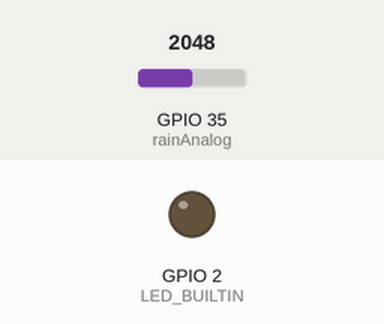
Simulated run of this sketch. Board: ESP32. Shown: output pins drawn as LEDs (lit = HIGH). Inputs (shaded band) come from the test bench; at power-on: GPIO 35 (rainAnalog) = 2048. WiFi joins after 1.5 s; servers stay silent unless stated; no MQTT or app messages arrive unless stated; what the sketch prints to the serial monitor is not drawn.

Above: at 0.1 s.
At 0.6 s:
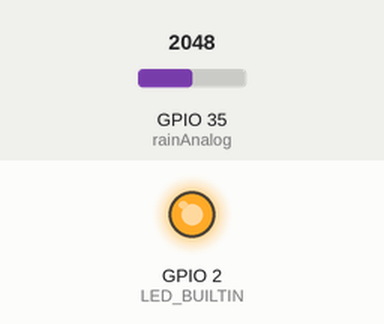
Timing chart, 0 to 2.5 s (numbered marks = the images above):
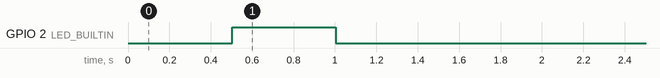

The sketch:

RAIN_one_sensor.ino
```cpp
#include "DHT.h"
#include <WiFi.h>
#include <Wire.h>
#include <WiFiClientSecure.h>
#include<PubSubClient.h>


#define WIFI_SSD "กรอก SSID"
#define WIFI_PASS "กรอก password"

#define MQTT_SERVER   "tailor.cloudmqtt.com"
#define MQTT_PORT       14090
#define MQTT_USERNAME "zpfdcyrx"
#define MQTT_PASSWORD "OypjtCmtYhqp"
#define MQTT_NAME     "ESSSSS"

#define rainAnalog 35


WiFiClient client;

PubSubClient mqtt(client);

void callback(char* topic, byte* payload, unsigned int length) {
  String topic_str = "";
  String payload_str = "";
  for (int j = 0 ; j < strlen(topic) ; j++) {
    topic_str += topic[j];
  }
  for (int i = 0 ; i < length ; i++) {
    Serial.print((char)payload[i]);
    payload_str += (char)payload[i];
  }

  Serial.print("[ ");
  Serial.print(topic);
  Serial.print(" ]");
  Serial.print(payload_str);

}

void setup() {
  Serial.begin(9600);
  Serial.println(F("DHTxx test!"));
  pinMode(LED_BUILTIN, OUTPUT);


  Serial.println();
  Serial.println();
  Serial.print("Connecting to ");
  Serial.println(WIFI_SSD);

  WiFi.mode(WIFI_STA);
  WiFi.begin(WIFI_SSD, WIFI_PASS);

  while (WiFi.status() != WL_CONNECTED) {
    delay(500);
    Serial.print(".");
    digitalWrite(LED_BUILTIN, !digitalRead(LED_BUILTIN));
  }

  digitalWrite(LED_BUILTIN, LOW);

  Serial.println("");
  Serial.println("WiFi connected");
  Serial.println("IP address: ");
  Serial.println(WiFi.localIP());

  mqtt.setServer(MQTT_SERVER, MQTT_PORT);
  mqtt.setCallback(callback);

  connectMQTT();

}


void loop() {

int rainAnalogVal = analogRead(rainAnalog);

  int map_value_rain=0;

    map_value_rain = map(rainAnalogVal , 4095 , 840 , 0 ,100);
  Serial.println(rainAnalogVal);
  Serial.println(map_value_rain);
  if(map_value_rain >= 100){
    Publish("TEST/MQTT_RAIN", String(map_value_rain));
    }else {
      Publish("TEST/MQTT_RAIN", String(map_value_rain));
      }
  delay(1500);


}

void connectMQTT() {
  Serial.print("MQTT connect... ");
  if (mqtt.connect(MQTT_NAME , MQTT_USERNAME , MQTT_PASSWORD )) {
    Serial.print("success");
  } else {
    Serial.print("Failed");
    delay(5000);
  }
  Serial.println();

}

void Publish(String key , String message) {
  char topic[100] , payload[100];
  key.toCharArray(topic, 100);
  message.toCharArray(payload, 100);
  mqtt.publish(topic , payload);
}
int analog_value = 0;
double temp = 0;
```
